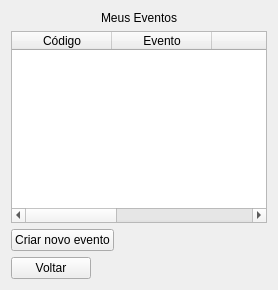
   <widget class="QWidget" name="eventos">
    <layout class="QVBoxLayout" name="verticalLayout_7">
     <item alignment="Qt::AlignHCenter">
      <widget class="QLabel" name="label_15">
       <property name="text">
        <string>Meus Eventos</string>
       </property>
      </widget>
     </item>
     <item>
      <widget class="QTableWidget" name="tabelaMeusEventos">
       <column>
        <property name="text">
         <string>Código</string>
        </property>
       </column>
       <column>
        <property name="text">
         <string>Evento</string>
        </property>
       </column>
       <column>
        <property name="text">
         <string/>
        </property>
       </column>
       <column>
        <property name="text">
         <string/>
        </property>
       </column>
       <column>
        <property name="text">
         <string/>
        </property>
       </column>
      </widget>
     </item>
     <item>
      <widget class="QPushButton" name="criarNovoEvento">
       <property name="sizePolicy">
        <sizepolicy hsizetype="Maximum" vsizetype="Fixed">
         <horstretch>0</horstretch>
         <verstretch>0</verstretch>
        </sizepolicy>
       </property>
       <property name="text">
        <string>Criar novo evento</string>
       </property>
      </widget>
     </item>
     <item>
      <widget class="QPushButton" name="voltar_meus_eventos">
       <property name="sizePolicy">
        <sizepolicy hsizetype="Maximum" vsizetype="Fixed">
         <horstretch>0</horstretch>
         <verstretch>0</verstretch>
        </sizepolicy>
       </property>
       <property name="text">
        <string>Voltar</string>
       </property>
      </widget>
     </item>
    </layout>
   </widget>
